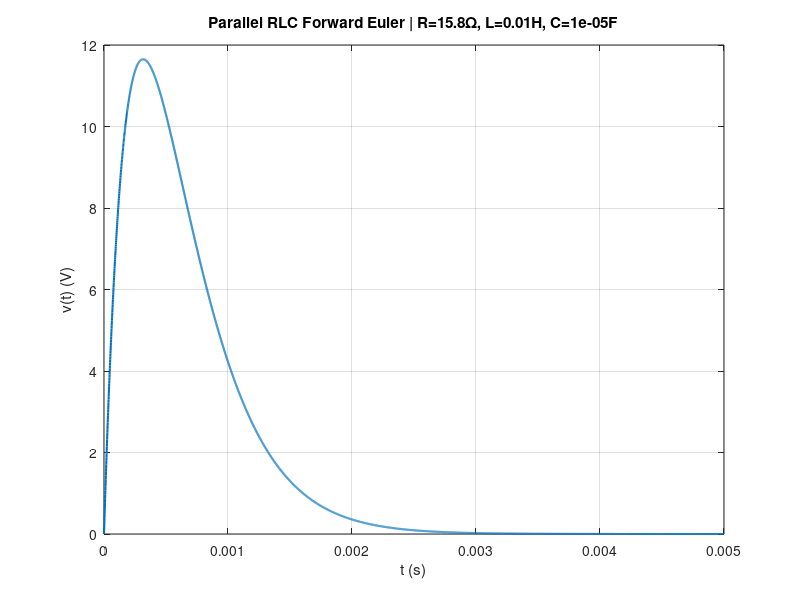

This figure's MATLAB source:
clear; clc;
% Circuit parameters
L = 10e-3;          % H
C = 10e-6;          % F
R = 15.81;             % ohm
% Input (step)
I0 = 1;             % A
Is = @(t) I0;
% Simulation settings
h = 1e-6;           % s
T = 5e-3;           % s
t = 0:h:T;
N = length(t);
% States
v  = zeros(1,N);    % voltage [V]
iL = zeros(1,N);    % inductor current [A]
% Initial conditions
v(1)  = 0;
iL(1) = 0;
% Forward Euler
for k = 1:N-1
dv  = (1/C) * ( Is(t(k)) -(1/R)*v(k) -iL(k) );
diL = (1/L) * v(k);
v(k+1)  = v(k)  + h*dv;
iL(k+1) = iL(k) + h*diL;
end
% Plot current
figure; plot(t, v, 'LineWidth', 1.5); grid on
xlabel('t (s)'); ylabel('v(t) (V)');
title(sprintf('Parallel RLC Forward Euler | R=%.1fΩ, L=%.3gH, C=%.3gF', R, L, C));
